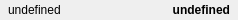
<?xml version="1.0" encoding="UTF-8"?>
<ui version="4.0">
 <class>QSunLine</class>
 <widget class="QWidget" name="QSunLine">
  <property name="geometry">
   <rect>
    <x>0</x>
    <y>0</y>
    <width>238</width>
    <height>20</height>
   </rect>
  </property>
  <property name="windowTitle">
   <string>Form</string>
  </property>
  <layout class="QHBoxLayout" name="horizontalLayout">
   <property name="leftMargin">
    <number>8</number>
   </property>
   <property name="topMargin">
    <number>0</number>
   </property>
   <property name="rightMargin">
    <number>8</number>
   </property>
   <property name="bottomMargin">
    <number>0</number>
   </property>
   <item>
    <widget class="QLabel" name="lb_title">
     <property name="text">
      <string>undefined</string>
     </property>
    </widget>
   </item>
   <item>
    <widget class="QLabel" name="lb_value">
     <property name="font">
      <font>
       <weight>75</weight>
       <bold>true</bold>
      </font>
     </property>
     <property name="text">
      <string>undefined</string>
     </property>
     <property name="alignment">
      <set>Qt::AlignRight|Qt::AlignTrailing|Qt::AlignVCenter</set>
     </property>
    </widget>
   </item>
  </layout>
 </widget>
 <resources/>
 <connections/>
</ui>
